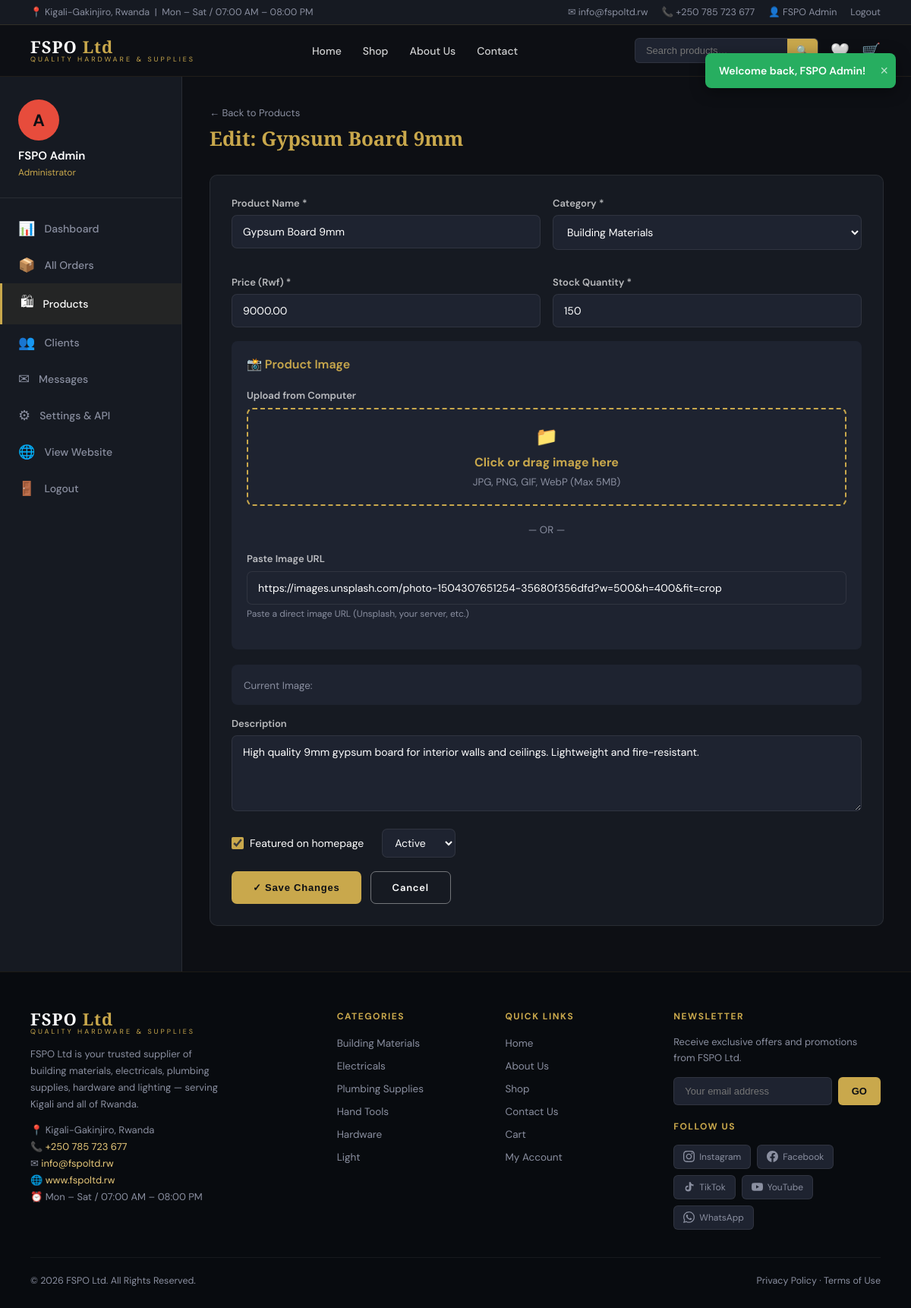
Screenshot of /admin/products.php?action=edit&id=1 (signed in) with the database file from the repository.
### tables this page shows
CREATE TABLE IF NOT EXISTS products (
    id INT AUTO_INCREMENT PRIMARY KEY,
    category_id INT,
    name VARCHAR(200) NOT NULL,
    slug VARCHAR(200) UNIQUE NOT NULL,
    description TEXT,
    price DECIMAL(12,2) NOT NULL,
    stock INT DEFAULT 0,
    image VARCHAR(255),
    featured TINYINT(1) DEFAULT 0,
    status ENUM('active','inactive') DEFAULT 'active',
    created_at TIMESTAMP DEFAULT CURRENT_TIMESTAMP,
    updated_at TIMESTAMP DEFAULT CURRENT_TIMESTAMP ON UPDATE CURRENT_TIMESTAMP,
    FOREIGN KEY (category_id) REFERENCES categories(id) ON DELETE SET NULL
);

CREATE TABLE IF NOT EXISTS categories (
    id INT AUTO_INCREMENT PRIMARY KEY,
    name VARCHAR(100) NOT NULL,
    slug VARCHAR(100) UNIQUE NOT NULL,
    description TEXT,
    image VARCHAR(255),
    created_at TIMESTAMP DEFAULT CURRENT_TIMESTAMP
);

### includes/config.php (called while the page is built, shortened)
<?php
function sanitize(string $str): string {
    return htmlspecialchars(trim($str), ENT_QUOTES, 'UTF-8');
}

### admin/products.php (the view, shortened to what this page needs)
<?php
require_once '../includes/config.php';
$db = getDB();
$action = $_GET['action'] ?? $_POST['action'] ?? 'list';
$editId = (int)($_GET['id'] ?? 0);
$categories = $db->query("SELECT * FROM categories ORDER BY name")->fetchAll();
$product = null;
if ($editId && $action === 'edit') {
    $s = $db->prepare("SELECT * FROM products WHERE id=?");
    $s->execute([$editId]); $product = $s->fetch();
}
include '../includes/header.php';
?>
<div class="dashboard-layout">
  <aside class="sidebar">
    <div class="sidebar-user"><div class="avatar" style="background:var(--danger)">A</div><h4><?= sanitize($_SESSION['user_name']) ?></h4><small style="color:var(--gold)">Administrator</small></div>
    <nav class="sidebar-nav">
      <a href="dashboard.php"><span class="nav-icon-dash">📊</span> Dashboard</a>
      <a href="orders.php"><span class="nav-icon-dash">📦</span> All Orders</a>
      <a href="products.php" class="active"><span class="nav-icon-dash">🛍</span> Products</a>
      <a href="users.php"><span class="nav-icon-dash">👥</span> Clients</a>
      <a href="messages.php"><span class="nav-icon-dash">✉</span> Messages</a>
      <a href="settings.php"><span class="nav-icon-dash">⚙</span> Settings & API</a>
      <a href="../index.php"><span class="nav-icon-dash">🌐</span> View Website</a>
      <a href="../logout.php"><span class="nav-icon-dash">🚪</span> Logout</a>
    </nav>
  </aside>
  <div class="dash-content">
    <?php if ($action === 'add' || ($action === 'edit' && $product)): ?>
    <div class="dash-header">
      <div><a href="products.php" style="color:var(--text-muted);font-size:13px">← Back to Products</a><h1 style="margin-top:6px"><?= $action==='add' ? 'Add New Product' : 'Edit: '.sanitize($product['name']) ?></h1></div>
    </div>
    <div class="admin-form-card">
      <form method="POST" enctype="multipart/form-data">
        <div class="form-grid">
          <div class="form-group">
            <label>Product Name *</label>
            <input type="text" name="name" class="form-control" value="<?= sanitize($product['name']??'') ?>" required>
          </div>
          <div class="form-group">
            <label>Category *</label>
            <select name="category_id" class="form-control" required>
              <?php foreach ($categories as $c): ?>
              <option value="<?= $c['id'] ?>" <?= ($product['category_id']??0)==$c['id']?'selected':'' ?>><?= sanitize($c['name']) ?></option>
              <?php endforeach; ?>
            </select>
          </div>
          <div class="form-group">
            <label>Price (Rwf) *</label>
            <input type="number" name="price" class="form-control" value="<?= $product['price']??'' ?>" min="0" step="100" required>
          </div>
          <div class="form-group">
            <label>Stock Quantity *</label>
            <input type="number" name="stock" class="form-control" value="<?= $product['stock']??0 ?>" min="0" required>
          </div>
        </div>
        <div style="background:var(--dark3);padding:20px;border-radius:8px;margin-bottom:20px">
          <h3 style="margin-top:0;color:var(--gold);font-size:16px">📸 Product Image</h3>
          <div class="form-group" style="margin-bottom:16px">
            <label style="display:block;margin-bottom:8px;font-weight:600">Upload from Computer</label>
            <div style="position:relative;border:2px dashed var(--gold);border-radius:8px;padding:20px;text-align:center;cursor:pointer;transition:all 0.2s" id="uploadZone">
              <div style="color:var(--text-muted)">
                <span style="font-size:24px;display:block;margin-bottom:8px">📁</span>
                <strong style="display:block;margin-bottom:4px;color:var(--gold)">Click or drag image here</strong>
                <small>JPG, PNG, GIF, WebP (Max 5MB)</small>
              </div>
            </div>
          </div>
          <div style="text-align:center;margin:20px 0;color:var(--text-muted)"><small>— OR —</small></div>
          <div class="form-group">
            <label style="display:block;margin-bottom:8px;font-weight:600">Paste Image URL</label>
            <input type="url" name="image" class="form-control" value="<?= sanitize($product['image']??'') ?>" placeholder="https://images.unsplash.com/...">
            <small style="color:var(--text-muted);font-size:12px">Paste a direct image URL (Unsplash, your server, etc.)</small>
          </div>
        </div>
        <?php if (!empty($product['image'])): ?>
        <div style="margin-bottom:16px;padding:16px;background:var(--dark3);border-radius:8px">
          <small style="color:var(--text-muted)">Current Image:</small>
        </div>
        <?php endif; ?>
        <div class="form-group">
          <label>Description</label>
          <textarea name="description" class="form-control" rows="4"><?= sanitize($product['description']??'') ?></textarea>
        </div>
        <div style="display:flex;gap:24px;margin-bottom:18px">
          <label style="display:flex;align-items:center;gap:8px;cursor:pointer">
            <input type="checkbox" name="featured" value="1" <?= ($product['featured']??0)?'checked':'' ?> style="accent-color:var(--gold);width:16px;height:16px">
            <span style="font-size:14px">Featured on homepage</span>
          </label>
          <div class="form-group" style="margin:0">
            <select name="status" class="form-control" style="padding:8px 12px">
              <option value="active"   <?= ($product['status']??'active')==='active'?'selected':'' ?>>Active</option>
            </select>
          </div>
        </div>
        <div style="display:flex;gap:12px">
          <button type="submit" class="btn btn-gold"><?= $action==='add' ? '+ Add Product' : '✓ Save Changes' ?></button>
          <a href="products.php" class="btn btn-outline">Cancel</a>
        </div>
      </form>
    </div>
    <?php endif; ?>
  </div>
</div>
<?php include '../includes/footer.php'; ?>

### css/style.css (style rules this page uses)
:root { --gold: #C9A84C; --gold-light: #E8C97A; --dark: #0D0F14; --dark2: #161A22; --dark3: #1E2330; --cream: #F5EDD8; --white: #FFFFFF; --green: #2A5C3F; --green-btn: #2E6B49; --text-muted: #8A8FA0; --danger: #E74C3C; --success: #27AE60; --warning: #F39C12; --info: #2980B9; --border: rgba(255,255,255,0.08); --radius: 10px; --shadow: 0 8px 32px rgba(0,0,0,0.35); }
* { margin: 0; padding: 0; box-sizing: border-box; }
html { scroll-behavior: smooth; }
body { font-family: 'DM Sans', sans-serif; background: var(--dark); color: var(--white); overflow-x: hidden; }
a { color: inherit; text-decoration: none; }
.btn { display: inline-flex; align-items: center; gap: 7px; padding: 12px 28px; border-radius: 7px; font-size: 13px; font-weight: 600; letter-spacing: 0.8px; cursor: pointer; border: none; transition: all .2s; text-align: center; }
.btn-gold { background: var(--gold); color: var(--dark); font-weight: 700; }
.btn-outline { background: transparent; border: 1.5px solid rgba(255,255,255,0.4); color: #fff; }
.form-group { margin-bottom: 18px; }
.form-group label { display: block; font-size: 13px; font-weight: 600; color: rgba(255,255,255,0.7); margin-bottom: 7px; }
.form-control { width: 100%; background: var(--dark3); border: 1px solid var(--border); color: #fff; padding: 12px 14px; border-radius: 7px; font-size: 14px; font-family: inherit; outline: none; transition: border-color .2s; }
.form-control::placeholder { color: var(--text-muted); }
select.form-control option { background: var(--dark2); }
textarea.form-control { resize: vertical; min-height: 100px; }
.dashboard-layout { display: grid; grid-template-columns: 240px 1fr; min-height: calc(100vh - 110px); }
.sidebar { background: var(--dark2); border-right: 1px solid var(--border); padding: 30px 0; }
.sidebar-user { padding: 0 24px 24px; border-bottom: 1px solid var(--border); margin-bottom: 16px; }
.sidebar-user .avatar { width: 54px; height: 54px; background: var(--gold); border-radius: 50%; display: flex; align-items: center; justify-content: center; font-size: 22px; font-weight: 700; color: var(--dark); margin-bottom: 10px; }
.sidebar-user h4 { font-size: 15px; font-weight: 600; }
.sidebar-user small { color: var(--text-muted); font-size: 12px; }
.sidebar-nav a { display: flex; align-items: center; gap: 12px; padding: 12px 24px; color: var(--text-muted); font-size: 14px; font-weight: 500; transition: all .2s; }
.sidebar-nav a:hover, .sidebar-nav a.active { color: var(--white); background: rgba(201,168,76,0.08); border-left: 3px solid var(--gold); }
.sidebar-nav a .nav-icon-dash { font-size: 18px; }
.dash-content { padding: 36px; background: var(--dark); }
.dash-header { display: flex; justify-content: space-between; align-items: center; margin-bottom: 30px; }
.dash-header h1 { font-family: 'Playfair Display', serif; font-size: 26px; color: var(--gold); }
.admin-form-card { background: var(--dark2); border: 1px solid var(--border); border-radius: var(--radius); padding: 28px; margin-bottom: 24px; }
.admin-form-card h3 { font-size: 16px; font-weight: 600; color: var(--gold); margin-bottom: 22px; }
.form-grid { display: grid; grid-template-columns: 1fr 1fr; gap: 16px; }

### rows the page displays
products: name "Gypsum Board 9mm", category_id "Building Materials", price "9000.00", stock "150", image "https://images.unsplash.com/photo-1504307651254-35680f356dfd?w=500&h=400&fit=crop", description "High quality 9mm gypsum board for interior walls and ceilings. Lightweight and fire-resistant.", featured "☑", status "Active"

### other values shown
$flash['msg'] "Welcome back, FSPO Admin!"
SITE_ADDRESS "Kigali-Gakinjiro, Rwanda"
SITE_HOURS "Mon – Sat / 07:00 AM – 08:00 PM"
SITE_EMAIL "info@fspoltd.rw"
SITE_PHONE "+250 785 723 677"
$_SESSION['user_name'] "FSPO Admin"
